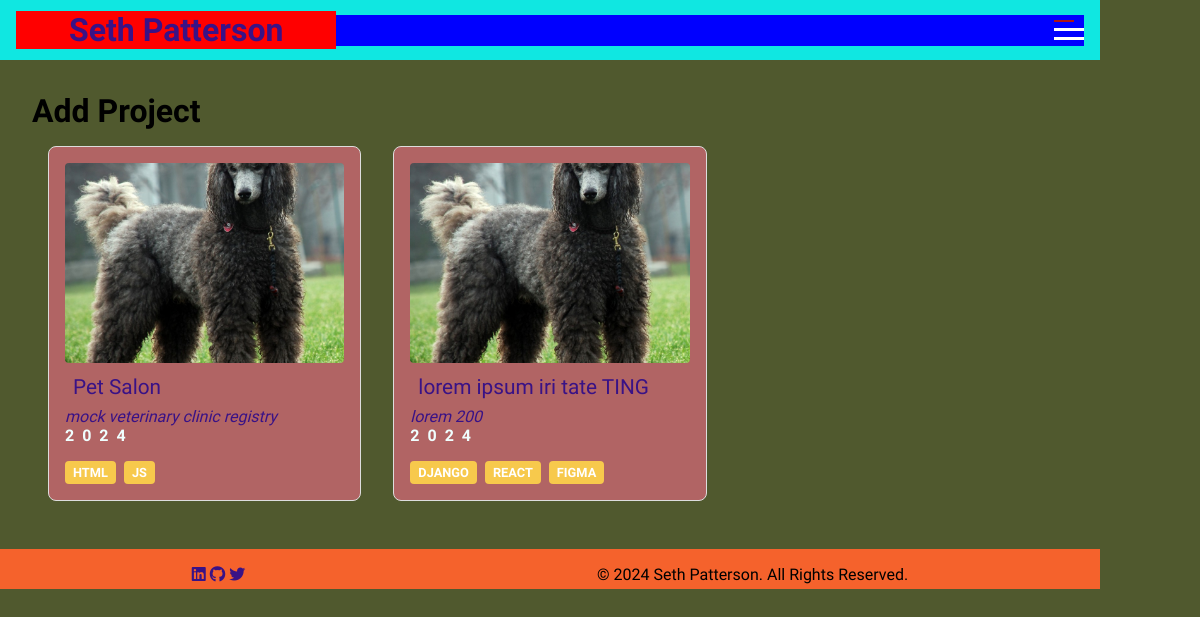
The app's page /content/ with its own data.
### content/models.py (models this page shows, shortened)
class Project(models.Model):
    name = models.CharField(max_length=150)
    description = models.TextField()
    year = models.IntegerField()
    image = models.ImageField(upload_to='static/')
    repository = models.URLField()
    skills = models.ManyToManyField(Skill)

class Skill(models.Model):
    name = models.CharField(max_length=50)

### content/views.py (the view)
# urls.py: path('', views.projects_list_view, name='projects_list'),
def projects_list_view(request):
    projects = Project.objects.all()
    return render(request,'content/projects_list.html', {'projects': projects})

### templates/content/projects_list.html (shortened to what this page needs)
{% extends 'base.html' %}
{% load static %}
{% block content %}
<section class="projects-section">
    <h2 class="section-title">Add Project</h2>
    <div class="projects-list">
    {% for project in projects %}
        <div class="project-card">
            <a href="{{project.repository}}" target="blank">
                <img src="{{project.image}}" alt="Project image">
                <p>{{project.name}}</p>
                <p>{{project.description}}</p>
                <p>{{project.year}}</p>
                <div class="skills-container">
                    {% for skill in project.skills.all %}
                    <label class="text-label">{{skill.name}}</label>
                    {%endfor%}
                </div>
            </a>
        </div>
    {%endfor%}
    </div>
</section>
{% endblock content %}

### templates/base.html (shortened to what this page needs)
{% load static %}
<!DOCTYPE html>
<html lang="en">
<head>
<link rel="stylesheet" href="{% static 'base.css' %}">
<link rel="stylesheet" href="{% static 'header.css' %}">
<link rel="stylesheet" href="{% static 'responsive.css' %}">
<link rel="stylesheet" href="{% static 'section.css' %}">
<link rel="stylesheet" href="https://cdnjs.cloudflare.com/ajax/libs/font-awesome/6.0.0-beta3/css/all.min.css">
</head>
<body>
    <header class="center-row">
        <div class="header-left-side center-row">
		    <a href="#home">
                <h2>Seth Patterson</h2>
            </a>
        </div>
        <nav class="header-right-side center-row">
            <div class="nav-btn">
                <label for="nav-check">
                    <span></span>
                    <span></span>
                    <span></span>
                </label>
            </div>
        </nav>
    </header>
    {% block content %}
    {% endblock content %}
    <footer>
        <div class="container">
            <div class="social-links">
                <a href="#" target="_blank"><i class="fab fa-linkedin"></i></a>
                <a href="#" target="_blank"><i class="fab fa-github"></i></a>
                <a href="#" target="_blank"><i class="fab fa-twitter"></i></a>
            </div>
            <p>&copy; 2024 Seth Patterson. All Rights Reserved.</p>
        </div>
    </footer>
</body>
</html>

### static/base.css (style rules this page uses)
:root { --background-color: #f0f0f030; --text-color: #333; --header-color: #8c8274; --footer-color: #8c8274; --skill-color: #50592e; --hover-color: #ffffff; --primary-color: #05ffffda; --secondary-color: #6fa3ef; --accent-color: #f7c94c; --boldonse-font: "Boldonse", system-ui; --bungee-font: "Bungee Tint", sans-serif; --lobster-font: "Lobster Two", sans-serif; --DM-font: "DM Sans", sans-serif; }
html { margin-right: 100px; font-size: 16px; font-display: var(--boldonse-font); background-color: var(--skill-color); background-image: url('img/pho dat bungee.jpg'); background-size: cover; background-position: center; font-family: var(--lobster-font), "Lobster Two", sans-serif; }
* { margin: 0; padding: 0; box-sizing: border-box; }
a { color: rgb(57, 18, 134); text-decoration: none; }
h2 { font-family: var(--bungee-font), "Bungee Tint", sans-serif; font-size: 2rem; }
.center-row { display: flex; justify-content: center; align-items: center; }
.text-label { color: whitesmoke; background-color: var(--surface-color); font: 1.1rem; text-transform: uppercase; font-weight: 600; padding: 0.8rem 1.5rem; cursor: initial; }

### static/header.css (style rules this page uses)
header { background-color: var(--header-color); height: 60px; position: sticky; top: 0px; display: flex; justify-content: center; align-items: center; }
.header-left-side { width: 30%; background-color: red; display: flex; justify-content: center; align-items: center; }
.header-right-side { width: 70%; background-color: blue; display: flex; justify-content: flex-end; }
footer { background-color: rgb(245, 98, 44); height: 40px; }
.nav-btn span { display: block; width: 30px; height: 3px; background-color: white; margin: 6px auto; }
#nav-check, .nav-btn { display: none; }

### static/responsive.css (style rules this page uses)
header { display: flex; justify-content: space-between; align-items: center; background: var(--primary-color); color: rgba(57, 55, 55, 0.114); padding: 1rem; }
.nav-btn { display: inline-flex; }
.nav-btn span { display: block; }
.nav-btn span:nth-child(1) { height: 2px; width: 20px; background: rgb(172, 20, 20); margin: 5px 0; transition: all 0.3s ease-in-out; }
.container { display: flex; flex-wrap: wrap; justify-content: space-around; padding: 1rem; }

### static/section.css (style rules this page uses)
.projects-section { padding: 2rem; max-width: 1200px; margin: 0 auto; }
.projects-list { display: grid; grid-template-columns: repeat(auto-fill, minmax(300px, 1fr)); gap: 2rem; padding: 1rem; }
.project-card { width: 100%; border: 1px solid #ddd; border-radius: 8px; overflow: hidden; transition: transform 0.3s ease; background-color: rgb(177, 100, 100); padding: 1rem; }
.project-card img { width: 100%; height: 200px; object-fit: cover; border-radius: 4px; }
.skills-container { display: flex; flex-wrap: wrap; gap: 0.5rem; margin-top: 1rem; }
.skills-container .text-label { background: var(--accent-color); color: white; padding: 0.25rem 0.5rem; border-radius: 4px; font-size: 0.8rem; }
a p:nth-child(2) { font-size: 1.3rem; font-weight: boldest; margin: 0.5rem }
a p:nth-child(3) { font-style: italic; }
a p:nth-child(4) { font-weight: bold; letter-spacing: 0.5rem; color: azure; }

### records on screen
Project: image (picture), name "Pet Salon", description "mock veterinary clinic registry", year "2024"
Skill: name "HTML"
Skill: name "JS"
Project: image (picture), name "lorem ipsum iri tate TING", description "lorem 200", year "2024"
Skill: name "DJANGO"
Skill: name "REACT"
Skill: name "FIGMA"
